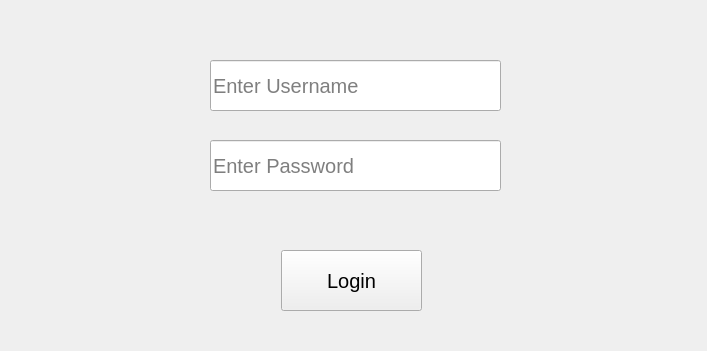
<?xml version="1.0" encoding="UTF-8"?>
<ui version="4.0">
 <class>Form</class>
 <widget class="QWidget" name="Form">
  <property name="geometry">
   <rect>
    <x>0</x>
    <y>0</y>
    <width>707</width>
    <height>351</height>
   </rect>
  </property>
  <property name="windowTitle">
   <string>Form</string>
  </property>
  <widget class="QPushButton" name="login">
   <property name="geometry">
    <rect>
     <x>281</x>
     <y>250</y>
     <width>141</width>
     <height>61</height>
    </rect>
   </property>
   <property name="font">
    <font>
     <family>Segoe UI</family>
     <pointsize>15</pointsize>
    </font>
   </property>
   <property name="text">
    <string>Login</string>
   </property>
  </widget>
  <widget class="QLineEdit" name="username">
   <property name="geometry">
    <rect>
     <x>210</x>
     <y>60</y>
     <width>291</width>
     <height>51</height>
    </rect>
   </property>
   <property name="font">
    <font>
     <family>Segoe UI</family>
     <pointsize>15</pointsize>
    </font>
   </property>
   <property name="placeholderText">
    <string>Enter Username</string>
   </property>
  </widget>
  <widget class="QLineEdit" name="password">
   <property name="geometry">
    <rect>
     <x>210</x>
     <y>140</y>
     <width>291</width>
     <height>51</height>
    </rect>
   </property>
   <property name="font">
    <font>
     <family>Segoe UI</family>
     <pointsize>15</pointsize>
    </font>
   </property>
   <property name="echoMode">
    <enum>QLineEdit::Password</enum>
   </property>
   <property name="placeholderText">
    <string>Enter Password</string>
   </property>
  </widget>
  <widget class="QLabel" name="label_2">
   <property name="geometry">
    <rect>
     <x>180</x>
     <y>220</y>
     <width>361</width>
     <height>21</height>
    </rect>
   </property>
   <property name="font">
    <font>
     <family>Segoe UI</family>
     <pointsize>8</pointsize>
    </font>
   </property>
   <property name="text">
    <string/>
   </property>
  </widget>
 </widget>
 <resources/>
 <connections/>
</ui>
